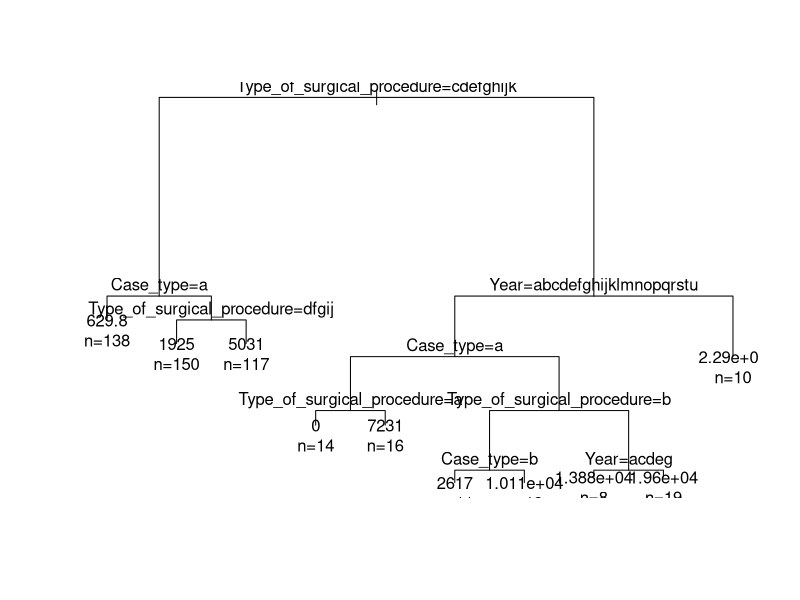
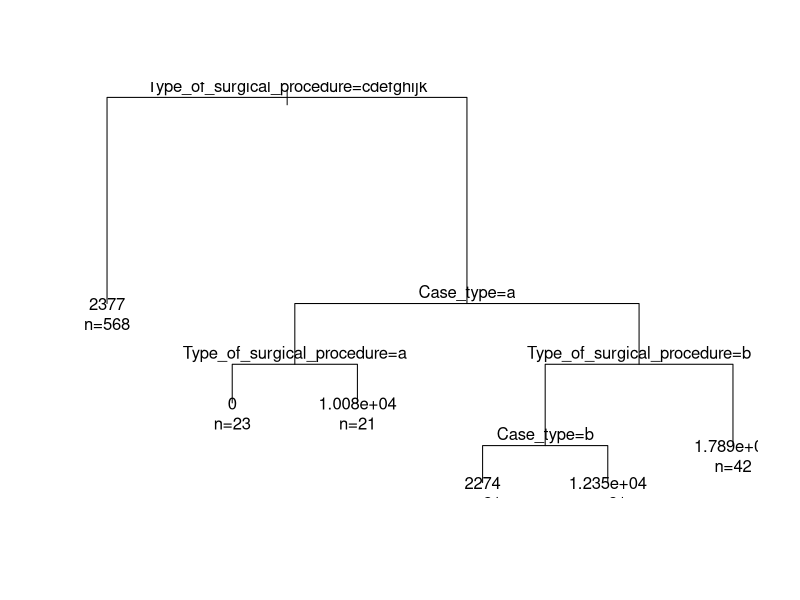

The R source for these figures, in order:
# Load the necessary library for reading the data
library(readr)
# Load the caret package for stratified sampling
library(caret)
# Load the rpart package
library(rpart)


# Read the dataset
data <- read_csv("data/HSE_Procedure_Rates.csv")

# View the structure of the dataset
str(data)


# Convert categorical variables to factors
data$Year <- as.factor(data$Year)
data$Type_of_surgical_procedure <- as.factor(data$Type_of_surgical_procedure)
data$Case_type <- as.factor(data$Case_type)


# Split the data into non-break and break data
non_break_data <- subset(data, is.na(Flag))
break_data <- subset(data, Flag == "Break in series")
unique(data$Flag)





# Create a stratified split of the non-break data
set.seed(253) # for reproducibility
splitIndex <- createDataPartition(non_break_data$Type_of_surgical_procedure, p = 0.70, list = FALSE)
train_data <- non_break_data[splitIndex, ]
test_data <- non_break_data[-splitIndex, ]





# Build the decision tree model
tree_model <- rpart(VALUE ~ Year + Type_of_surgical_procedure + Case_type, data = train_data, method = "anova")




# Print the model summary
print(summary(tree_model))

# Plot the decision tree
plot(tree_model)
text(tree_model, use.n = TRUE)


# Predict values for the break in series data
break_data$predicted_VALUE <- predict(tree_model, newdata = break_data)

# View some of the predictions
head(break_data)


## Above performs poorly, so let's see why and improve. 



# Predict the test set
test_data$predicted_VALUE <- predict(tree_model, newdata = test_data)

# Calculate Mean Squared Error (MSE) and R-squared
mse <- mean((test_data$predicted_VALUE - test_data$VALUE)^2)
rsq <- 1 - sum((test_data$predicted_VALUE - test_data$VALUE)^2) / sum((mean(train_data$VALUE) - test_data$VALUE)^2)

# Print the MSE and R-squared values
print(paste("Mean Squared Error:", mse)) # Means 2697.367 differences can be expected
print(paste("R-squared:", rsq))

### MSE is very high, and as it stands our model can only ever explain a little over half the variance of the inputs. 
## Generally this can be seen as a bad model for the problem and is a good example of why you need to pick the right tool for any one particular job.
## That said, let's try to at least improve performance. 


# Perform 10-fold cross-validation
set.seed(123) # for reproducibility
cv_results <- train(VALUE ~ Year + Type_of_surgical_procedure + Case_type,
                    data = train_data,
                    method = "rpart",
                    trControl = trainControl("cv", number = 10))

# Print cross-validation results
print(cv_results) ## Best model has about a difference over under of 69, which is way better than the original.




second_model <- rpart(VALUE ~ Year + Type_of_surgical_procedure + Case_type,
                     data = non_break_data,  # Use the full non-break data
                     method = "anova",
                     control = rpart.control(cp = 0.05231421)) 

# Plot the decision tree
plot(second_model)
text(second_model, use.n = TRUE)


# Predict the VALUE for break in series data
break_data$predicted_VALUE <- predict(second_model, newdata = break_data)

# View some of the predictions
head(break_data)


## Our best performing result can only explain about 22% of the model, which indicates we may need to revisit how 
## This data is being used by the model, and how to better format it for understanding. 


##Given this is the case, we what would probably be some approaches we could do to reduce the issues with this model? 